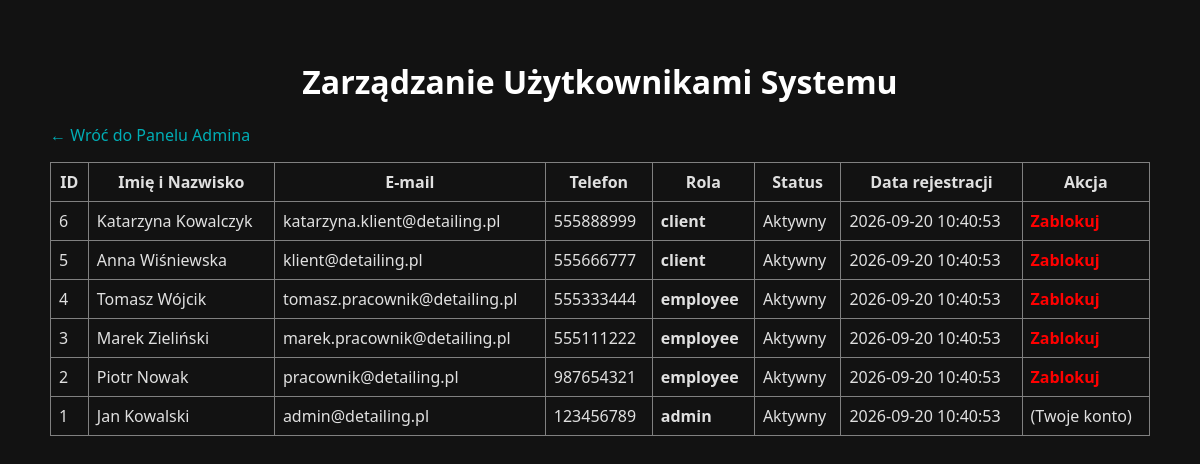
/admin_users.php (signed in), run on the app's committed database.
### tables this page shows
CREATE TABLE users (
                       id INT AUTO_INCREMENT PRIMARY KEY,
                       name VARCHAR(50) NOT NULL,
                       surname VARCHAR(50) NOT NULL,
                       email VARCHAR(100) NOT NULL UNIQUE,
                       password VARCHAR(255) NOT NULL,
                       phone VARCHAR(20) NOT NULL,
                       role ENUM('client', 'employee', 'admin') DEFAULT 'client',
                       active TINYINT(1) DEFAULT 1,
                       created_at TIMESTAMP DEFAULT CURRENT_TIMESTAMP
);

### public/admin_users.php (the view, shortened to what this page needs)
<?php
require_once __DIR__ . '/../config/db.php';
$users = $pdo->query("SELECT id, name, surname, email, phone, role, active, created_at FROM users ORDER BY id DESC")->fetchAll(PDO::FETCH_ASSOC);
?>
<!DOCTYPE html>
<html lang="pl">
<head>
    <link rel="stylesheet" href="../css/style.css">
</head>
<body style="padding: 20px; max-width: 1100px; margin: auto;">
    <h1>Zarządzanie Użytkownikami Systemu</h1>
    <p><a href="admin_panel.php">&larr; Wróć do Panelu Admina</a></p>
    <table border="1" cellpadding="8" style="border-collapse: collapse; width: 100%; margin-top: 15px;">
        <tr>
            <th>ID</th>
            <th>Imię i Nazwisko</th>
            <th>E-mail</th>
            <th>Telefon</th>
            <th>Rola</th>
            <th>Status</th>
            <th>Data rejestracji</th>
            <th>Akcja</th>
        </tr>
        <?php foreach($users as $u): ?>
        <tr>
            <td><?php echo $u['id']; ?></td>
            <td><?php echo htmlspecialchars($u['name'] . ' ' . $u['surname']); ?></td>
            <td><?php echo htmlspecialchars($u['email']); ?></td>
            <td><?php echo htmlspecialchars($u['phone']); ?></td>
            <td><b><?php echo htmlspecialchars($u['role']); ?></b></td>
            <td><?php echo $u['active'] ? 'Aktywny' : 'Zablokowany'; ?></td>
            <td><?php echo $u['created_at']; ?></td>
            <td>
                <?php if ($u['id'] !== $_SESSION['user_id']): ?>
                    <a href="admin_users.php?toggle_active=1&id=<?php echo $u['id']; ?>&status=<?php echo $u['active']; ?>"
                       onclick="return confirm('Na pewno zmienić status tego użytkownika?');"
                       style="color: <?php echo $u['active'] ? 'red' : 'green'; ?>; text-decoration: none; font-weight: bold;">
                       <?php echo $u['active'] ? 'Zablokuj' : 'Aktywuj'; ?>
                    </a>
                <?php else: ?>
                    <span>(Twoje konto)</span>
                <?php endif; ?>
            </td>
        </tr>
        <?php endforeach; ?>
    </table>
</body>
</html>

### css/style.css (style rules this page uses)
body { font-family: 'Segoe UI', Tahoma, Geneva, Verdana, sans-serif; background-color: #121212; color: #e0e0e0; margin: 0; padding: 0; }
a { color: #00adb5; text-decoration: none; }
h1 { text-align: center; margin-top: 40px; color: #ffffff; }

### data on the page
users: id "6", name+surname "Katarzyna Kowalczyk", email "katarzyna.klient@detailing.pl", phone "555888999", role "client", active "Aktywny", created_at "2026-09-20 10:40:53"
users: id "5", name+surname "Anna Wiśniewska", email "klient@detailing.pl", phone "555666777", role "client", active "Aktywny", created_at "2026-09-20 10:40:53"
users: id "4", name+surname "Tomasz Wójcik", email "tomasz.pracownik@detailing.pl", phone "555333444", role "employee", active "Aktywny", created_at "2026-09-20 10:40:53"
users: id "3", name+surname "Marek Zieliński", email "marek.pracownik@detailing.pl", phone "555111222", role "employee", active "Aktywny", created_at "2026-09-20 10:40:53"
users: id "2", name+surname "Piotr Nowak", email "pracownik@detailing.pl", phone "987654321", role "employee", active "Aktywny", created_at "2026-09-20 10:40:53"
users: id "1", name+surname "Jan Kowalski", email "admin@detailing.pl", phone "123456789", role "admin", active "Aktywny", created_at "2026-09-20 10:40:53", shows "(Twoje konto)"
